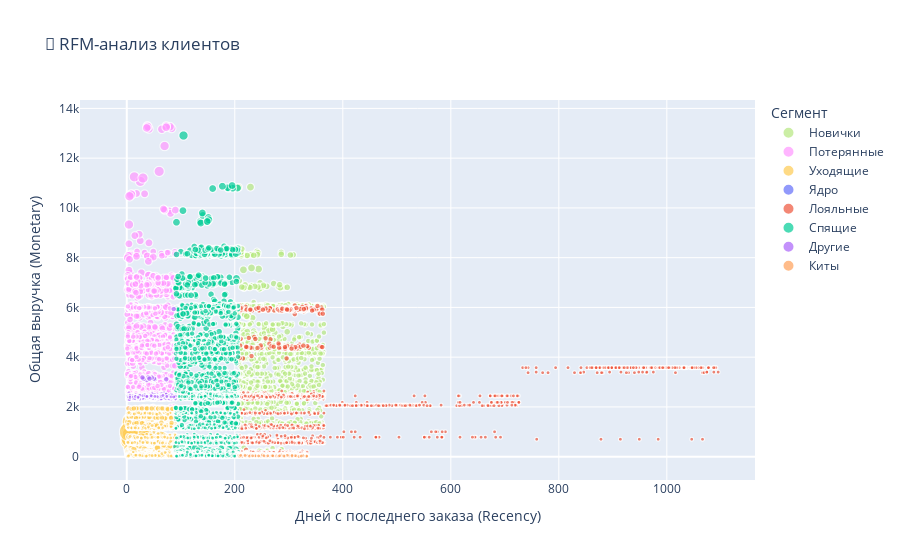
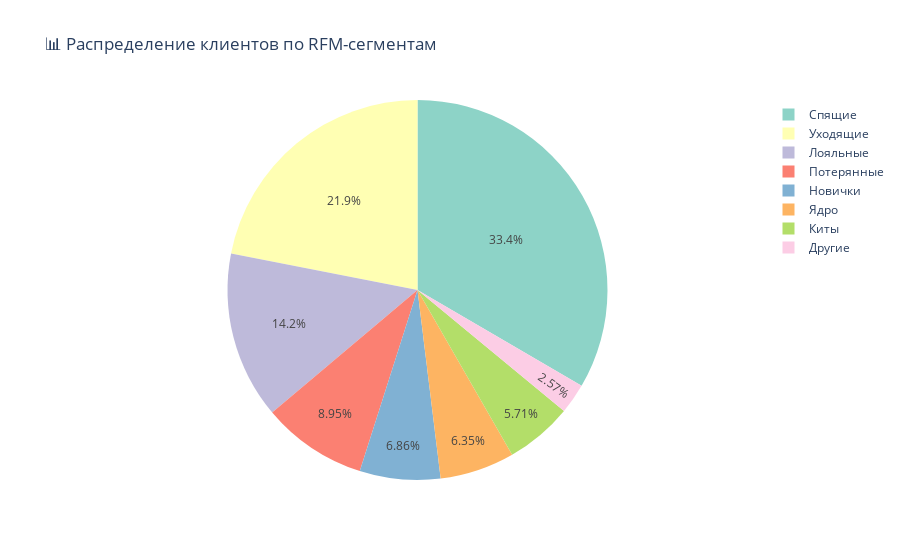

Notebook source saved alongside these figures, in order:
### Markdown cell above
1. RFM-анализ

### Code cell
# 🎯 RFM-АНАЛИЗ КЛИЕНТОВ
print("🎯 RFM-АНАЛИЗ КЛИЕНТОВ")
print("=" * 50)
df = merged_cleaned_data

# Убедимся, что OrderDate — формат datetime
df['OrderDate'] = pd.to_datetime(df['OrderDate'], errors='coerce')

# Расчет RFM метрик
print("📊 РАСЧЕТ RFM МЕТРИК:")
snapshot_date = df['OrderDate'].max() + pd.Timedelta(days=1)
print(f"📅 Дата анализа: {snapshot_date.date()}")

rfm = df.groupby('CustomerKey').agg({
    'OrderDate': lambda x: (snapshot_date - x.max()).days,  # Recency
    'SalesOrderNumber': 'nunique',  # Frequency
    'SalesAmount': 'sum'            # Monetary
}).reset_index()

rfm.columns = ['CustomerKey', 'Recency', 'Frequency', 'Monetary']

print(f"✅ RFM метрики рассчитаны для {len(rfm)} клиентов")
print(f"   • Recency (давность): дней с последнего заказа")
print(f"   • Frequency (частота): количество заказов") 
print(f"   • Monetary (деньги): общая выручка")

# Основные статистики RFM
print("\n📊 ОСНОВНЫЕ СТАТИСТИКИ RFM:")
print(rfm[['Recency', 'Frequency', 'Monetary']].describe())

# Создание RFM квантилей
print("🎯 СОЗДАНИЕ RFM КВАНТИЛЕЙ:")

# Проверим, достаточно ли уникальных значений для qcut
def safe_qcut(series, q, labels, duplicates='drop'):
    try:
        return pd.qcut(series, q=q, labels=labels, duplicates=duplicates)
    except ValueError:
        print(f"⚠️ qcut не работает для {series.name} — используем cut (равные интервалы)")
        return pd.cut(series, bins=q, labels=labels, duplicates=duplicates)

# 3 группы: 3=новые, 1=старые
rfm['R_Score'] = safe_qcut(rfm['Recency'], 3, labels=[3, 2, 1])
# 1=редкие, 3=частые
rfm['F_Score'] = safe_qcut(rfm['Frequency'].rank(method='first'), 3, labels=[1, 2, 3])
# 1=малые, 3=крупные
rfm['M_Score'] = safe_qcut(rfm['Monetary'].rank(method='first'), 3, labels=[1, 2, 3])

print("✅ RFM квантили созданы:")
print(f"   • R_Score (Recency): 3 (самые новые) - 1 (самые старые)")
print(f"   • F_Score (Frequency): 1 (редкие) - 3 (частые)")
print(f"   • M_Score (Monetary): 1 (малые суммы) - 3 (крупные суммы)")

# RFM Score
rfm['RFM_Score'] = rfm['R_Score'].astype(str) + rfm['F_Score'].astype(str) + rfm['M_Score'].astype(str)

# Расчетная сегментация
def assign_custom_rfm_segment(score):
    r, f, m = int(score[0]), int(score[1]), int(score[2])

    # Ядро: 111
    if r == 1 and f == 1 and m == 1:
        return 'Ядро'
    # Лояльные: 112, 113, 122, 123
    elif r == 1 and f in [1,2] and m in [2,3]:
        return 'Лояльные'
    # Киты: 121, 131
    elif r == 1 and f in [2,3] and m == 1:
        return 'Киты'
    # Новички: 132, 133
    elif r == 1 and f == 3 and m in [2,3]:
        return 'Новички'
    # Спящие: 211-233
    elif r == 2:
        return 'Спящие'
    # Уходящие: 311-332
    elif r == 3 and f in [1,2,3] and m in [1,2]:
        return 'Уходящие'
    # Потерянные: 333
    elif r == 3 and f == 3 and m == 3:
        return 'Потерянные'
    else:
        return 'Другие'

rfm['Segment'] = rfm['RFM_Score'].apply(assign_custom_rfm_segment)

print("\n🎯 RFM СЕГМЕНТАЦИЯ ПО ВАШИМ КАТЕГОРИЯМ:")
segment_distribution = rfm['Segment'].value_counts()

total_clients = len(rfm)
print(f"👥 Всего клиентов: {total_clients}")

for segment, count in segment_distribution.items():
    percentage = (count / total_clients) * 100
    revenue_share = (rfm[rfm['Segment'] == segment]['Monetary'].sum() / rfm['Monetary'].sum()) * 100
    print(f"   • {segment}: {count} клиентов ({percentage:.1f}%) - {revenue_share:.1f}% выручки")

# Анализ по вашим категориям
print("\n🏆 ДЕТАЛЬНЫЙ АНАЛИЗ ПО СЕГМЕНТАМ:")

core = rfm[rfm['Segment'] == 'Ядро']
if len(core) > 0:
    print(f"   • Ядро (111): {len(core)} клиентов. Стратегически важные. Предложить персональные карты/подарки.")

loyal = rfm[rfm['Segment'] == 'Лояльные']
if len(loyal) > 0:
    print(f"   • Лояльные (112,113,122,123): {len(loyal)} клиентов. Регулярные, но на небольшие суммы. Программа лояльности.")

whales = rfm[rfm['Segment'] == 'Киты']
if len(whales) > 0:
    print(f"   • Киты (121,131): {len(whales)} клиентов. Покупают редко, но на большие суммы. Изучить потребности.")

newbies = rfm[rfm['Segment'] == 'Новички']
if len(newbies) > 0:
    print(f"   • Новички (132,133): {len(newbies)} клиентов. Активная помощь в выборе, долгосрочные отношения.")

sleeping = rfm[rfm['Segment'] == 'Спящие']
if len(sleeping) > 0:
    print(f"   • Спящие (211-233): {len(sleeping)} клиентов ({(len(sleeping)/total_clients)*100:.1f}%). Рассылка, акции.")

leaving = rfm[rfm['Segment'] == 'Уходящие']
if len(leaving) > 0:
    print(f"   • Уходящие (311-332): {len(leaving)} клиентов ({(len(leaving)/total_clients)*100:.1f}%). Обратная связь, бонусы.")

lost = rfm[rfm['Segment'] == 'Потерянные']
if len(lost) > 0:
    print(f"   • Потерянные (333): {len(lost)} клиентов. Напомнить о себе, но не тратить много ресурсов.")

# Столбчатый график: Количество и процент по сегментам
print("\n📊 ПОСТРОЕНИЕ ГРАФИКА: Распределение клиентов по сегментам")
segment_summary = rfm['Segment'].value_counts()
segment_percentages = (segment_summary / total_clients * 100).round(1)

# Объединяем в один DataFrame
segment_df = pd.DataFrame({
    'Количество': segment_summary.values,
    'Процент': segment_percentages.values
}, index=segment_summary.index)

# Сортируем по убыванию количества
segment_df = segment_df.sort_values(by='Количество', ascending=False)

# Строим столбчатый график
plt.figure(figsize=(12, 6))
bars = plt.bar(segment_df.index, segment_df['Количество'], 
               color='skyblue', alpha=0.8, edgecolor='black')

# Подписываем столбцы: количество и процент
for i, (count, pct) in enumerate(zip(segment_df['Количество'], segment_df['Процент'])):
    plt.text(i, count + max(segment_df['Количество']) * 0.01, 
             f"{int(count)}\n({pct}%)", ha='center', va='bottom', fontsize=10)

plt.title('Распределение клиентов по RFM-сегментам', fontsize=14, fontweight='bold')
plt.xlabel('Сегмент')
plt.ylabel('Количество клиентов')
plt.xticks(rotation=45)
plt.grid(True, axis='y', alpha=0.3)

plt.tight_layout()
plt.show()

print("✅ Построен график: Распределение клиентов по RFM-сегментам")

# Визуализация RFM
print("\n📈 ВИЗУАЛИЗАЦИЯ RFM-АНАЛИЗА:")
fig = px.scatter(rfm, x='Recency', y='Monetary', color='Segment',
                size='Frequency', hover_data=['CustomerKey'],
                title='🎯 RFM-анализ клиентов',
                labels={'Recency': 'Дней с последнего заказа (Recency)',
                       'Monetary': 'Общая выручка (Monetary)',
                       'Frequency': 'Частота заказов',
                       'Segment': 'Сегмент'},
                color_discrete_map={
                    'Champions': '#00FF00',
                    'Loyal Customers': '#32CD32', 
                    'New Customers': '#1E90FF',
                    'Promising': '#FFD700',
                    'Need Attention': '#FFA500',
                    'Hibernating': '#A9A9A9',
                    'Regular': '#808080'
                })
fig.show()
print("✅ Интерактивная визуализация RFM создана")

# Визуализация распределения сегментов (круговая диаграмма)
print("\n📊 ВИЗУАЛИЗАЦИЯ РАСПРЕДЕЛЕНИЯ СЕГМЕНТОВ:")
fig_pie = px.pie(segment_distribution, 
                 values=segment_distribution.values, 
                 names=segment_distribution.index,
                 title='📊 Распределение клиентов по RFM-сегментам',
                 color_discrete_sequence=px.colors.qualitative.Set3)
fig_pie.show()
print("✅ Круговая диаграмма распределения сегментов создана")

# Анализ лучших клиентов (Champions) — заменён на ваши данные
# Анализ лучших клиентов
print("\n🏆 АНАЛИЗ ЛУЧШИХ КЛИЕНТОВ:")
core = rfm[rfm['Segment'] == 'Ядро']
if len(core) > 0:
    print(f"   • Champions: {len(core)} клиентов")
    print(f"   • Средняя выручка на Champion: ${core['Monetary'].mean():,.0f}")
    print(f"   • Общая выручка Champions: ${core['Monetary'].sum():,.0f}")
    print(f"   • Доля выручки Champions: {(core['Monetary'].sum() / rfm['Monetary'].sum())*100:.1f}%")

# Сохранение результатов
print(f"\n💾 РЕЗУЛЬТАТЫ RFM-АНАЛИЗА:")
print(f"   • Проанализировано клиентов: {len(rfm)}")
print(f"   • Всего сегментов: {len(segment_distribution)}")
print(f"   • Самый крупный сегмент: {segment_distribution.index[0]} ({segment_distribution.iloc[0]} клиентов)")
print(f"   • Общая выручка всех клиентов: ${rfm['Monetary'].sum():,.0f}")
print("✅ RFM-АНАЛИЗ УСПЕШНО ЗАВЕРШЕН!")

### Figure 1 — Plotly figure (JSON) as saved in the notebook; plotly's stock layout.template omitted (floating-point values rounded to 4 significant figures; data arrays with more than 128 entries replaced by an {"elided": "..."} marker saying what was removed)
{"data": [{"customdata": {"elided": "1229x1 int values"}, "hovertemplate": "Сегмент=Новички<br>Дней с последнего заказа (Recency)=%{x}<br>Общая выручка (Monetary)=%{y}<br>Частота заказов=%{marker.size}<br>CustomerKey=%{customdata[0]}<extra></extra>", "legendgroup": "Новички", "marker": {"color": "#B6E880", "size": {"elided": "1229 int values"}, "sizemode": "area", "sizeref": 0.065, "symbol": "circle"}, "mode": "markers", "name": "Новички", "showlegend": true, "type": "scattergl", "x": {"elided": "1229 int values"}, "xaxis": "x", "y": {"elided": "1229 float values"}, "yaxis": "y"}, {"customdata": {"elided": "1603x1 int values"}, "hovertemplate": "Сегмент=Потерянные<br>Дней с последнего заказа (Recency)=%{x}<br>Общая выручка (Monetary)=%{y}<br>Частота заказов=%{marker.size}<br>CustomerKey=%{customdata[0]}<extra></extra>", "legendgroup": "Потерянные", "marker": {"color": "#FF97FF", "size": {"elided": "1603 int values"}, "sizemode": "area", "sizeref": 0.065, "symbol": "circle"}, "mode": "markers", "name": "Потерянные", "showlegend": true, "type": "scattergl", "x": {"elided": "1603 int values"}, "xaxis": "x", "y": {"elided": "1603 float values"}, "yaxis": "y"}, {"customdata": {"elided": "3927x1 int values"}, "hovertemplate": "Сегмент=Уходящие<br>Дней с последнего заказа (Recency)=%{x}<br>Общая выручка (Monetary)=%{y}<br>Частота заказов=%{marker.size}<br>CustomerKey=%{customdata[0]}<extra></extra>", "legendgroup": "Уходящие", "marker": {"color": "#FECB52", "size": {"elided": "3927 int values"}, "sizemode": "area", "sizeref": 0.065, "symbol": "circle"}, "mode": "markers", "name": "Уходящие", "showlegend": true, "type": "scattergl", "x": {"elided": "3927 int values"}, "xaxis": "x", "y": {"elided": "3927 float values"}, "yaxis": "y"}, {"customdata": {"elided": "1138x1 int values"}, "hovertemplate": "Сегмент=Ядро<br>Дней с последнего заказа (Recency)=%{x}<br>Общая выручка (Monetary)=%{y}<br>Частота заказов=%{marker.size}<br>CustomerKey=%{customdata[0]}<extra></extra>", "legendgroup": "Ядро", "marker": {"color": "#636efa", "size": {"elided": "1138 int values"}, "sizemode": "area", "sizeref": 0.065, "symbol": "circle"}, "mode": "markers", "name": "Ядро", "showlegend": true, "type": "scattergl", "x": {"elided": "1138 int values"}, "xaxis": "x", "y": {"elided": "1138 float values"}, "yaxis": "y"}, {"customdata": {"elided": "2549x1 int values"}, "hovertemplate": "Сегмент=Лояльные<br>Дней с последнего заказа (Recency)=%{x}<br>Общая выручка (Monetary)=%{y}<br>Частота заказов=%{marker.size}<br>CustomerKey=%{customdata[0]}<extra></extra>", "legendgroup": "Лояльные", "marker": {"color": "#EF553B", "size": {"elided": "2549 int values"}, "sizemode": "area", "sizeref": 0.065, "symbol": "circle"}, "mode": "markers", "name": "Лояльные", "showlegend": true, "type": "scattergl", "x": {"elided": "2549 int values"}, "xaxis": "x", "y": {"elided": "2549 float values"}, "yaxis": "y"}, {"customdata": {"elided": "5987x1 int values"}, "hovertemplate": "Сегмент=Спящие<br>Дней с последнего заказа (Recency)=%{x}<br>Общая выручка (Monetary)=%{y}<br>Частота заказов=%{marker.size}<br>CustomerKey=%{customdata[0]}<extra></extra>", "legendgroup": "Спящие", "marker": {"color": "#00cc96", "size": {"elided": "5987 int values"}, "sizemode": "area", "sizeref": 0.065, "symbol": "circle"}, "mode": "markers", "name": "Спящие", "showlegend": true, "type": "scattergl", "x": {"elided": "5987 int values"}, "xaxis": "x", "y": {"elided": "5987 float values"}, "yaxis": "y"}, {"customdata": {"elided": "461x1 int values"}, "hovertemplate": "Сегмент=Другие<br>Дней с последнего заказа (Recency)=%{x}<br>Общая выручка (Monetary)=%{y}<br>Частота заказов=%{marker.size}<br>CustomerKey=%{customdata[0]}<extra></extra>", "legendgroup": "Другие", "marker": {"color": "#ab63fa", "size": {"elided": "461 int values"}, "sizemode": "area", "sizeref": 0.065, "symbol": "circle"}, "mode": "markers", "name": "Другие", "showlegend": true, "type": "scattergl", "x": {"elided": "461 int values"}, "xaxis": "x", "y": {"elided": "461 float values"}, "yaxis": "y"}, {"customdata": {"elided": "1024x1 int values"}, "hovertemplate": "Сегмент=Киты<br>Дней с последнего заказа (Recency)=%{x}<br>Общая выручка (Monetary)=%{y}<br>Частота заказов=%{marker.size}<br>CustomerKey=%{customdata[0]}<extra></extra>", "legendgroup": "Киты", "marker": {"color": "#FFA15A", "size": {"elided": "1024 int values"}, "sizemode": "area", "sizeref": 0.065, "symbol": "circle"}, "mode": "markers", "name": "Киты", "showlegend": true, "type": "scattergl", "x": {"elided": "1024 int values"}, "xaxis": "x", "y": {"elided": "1024 float values"}, "yaxis": "y"}], "layout": {"legend": {"itemsizing": "constant", "title": {"text": "Сегмент"}, "tracegroupgap": 0}, "title": {"text": "🎯 RFM-анализ клиентов"}, "xaxis": {"anchor": "y", "domain": [0, 1], "title": {"text": "Дней с последнего заказа (Recency)"}}, "yaxis": {"anchor": "x", "domain": [0, 1], "title": {"text": "Общая выручка (Monetary)"}}}}

### Figure 2 — Plotly figure (JSON) as saved in the notebook; plotly's stock layout.template omitted (floating-point values rounded to 4 significant figures)
{"data": [{"domain": {"x": [0, 1], "y": [0, 1]}, "hovertemplate": "Segment=%{label}<br>value=%{value}<extra></extra>", "labels": ["Спящие", "Уходящие", "Лояльные", "Потерянные", "Новички", "Ядро", "Киты", "Другие"], "legendgroup": "", "name": "", "showlegend": true, "type": "pie", "values": [5987, 3927, 2549, 1603, 1229, 1138, 1024, 461]}], "layout": {"legend": {"tracegroupgap": 0}, "piecolorway": ["rgb(141,211,199)", "rgb(255,255,179)", "rgb(190,186,218)", "rgb(251,128,114)", "rgb(128,177,211)", "rgb(253,180,98)", "rgb(179,222,105)", "rgb(252,205,229)", "rgb(217,217,217)", "rgb(188,128,189)", "rgb(204,235,197)", "rgb(255,237,111)"], "title": {"text": "📊 Распределение клиентов по RFM-сегментам"}}}
